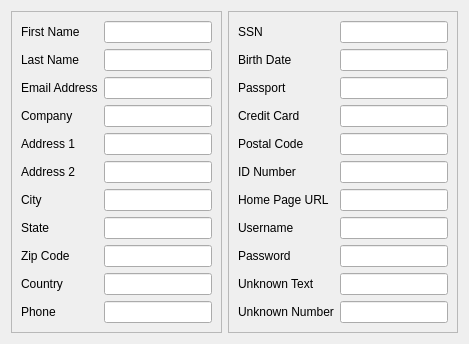
              <widget class="QWidget" name="tabDataBankFormFillValues">
               <attribute name="title">
                <string>Fill Values</string>
               </attribute>
               <layout class="QGridLayout" name="gridLayout">
                <item row="0" column="0">
                 <widget class="QFrame" name="frame_8">
                  <property name="frameShape">
                   <enum>QFrame::StyledPanel</enum>
                  </property>
                  <property name="frameShadow">
                   <enum>QFrame::Raised</enum>
                  </property>
                  <layout class="QFormLayout" name="formLayout_4">
                   <item row="0" column="0">
                    <widget class="QLabel" name="label_21">
                     <property name="text">
                      <string>First Name</string>
                     </property>
                    </widget>
                   </item>
                   <item row="0" column="1">
                    <widget class="QLineEdit" name="formFillFirstNameEdit"/>
                   </item>
                   <item row="1" column="0">
                    <widget class="QLabel" name="label_22">
                     <property name="text">
                      <string>Last Name</string>
                     </property>
                    </widget>
                   </item>
                   <item row="1" column="1">
                    <widget class="QLineEdit" name="formFillLastNameEdit"/>
                   </item>
                   <item row="2" column="0">
                    <widget class="QLabel" name="label_23">
                     <property name="text">
                      <string>Email Address</string>
                     </property>
                    </widget>
                   </item>
                   <item row="2" column="1">
                    <widget class="QLineEdit" name="formFillEmailAddressEdit"/>
                   </item>
                   <item row="3" column="0">
                    <widget class="QLabel" name="label_24">
                     <property name="text">
                      <string>Company</string>
                     </property>
                    </widget>
                   </item>
                   <item row="3" column="1">
                    <widget class="QLineEdit" name="formFillCompanyEdit"/>
                   </item>
                   <item row="4" column="0">
                    <widget class="QLabel" name="label_25">
                     <property name="text">
                      <string>Address 1</string>
                     </property>
                    </widget>
                   </item>
                   <item row="4" column="1">
                    <widget class="QLineEdit" name="formFillAddress1Edit"/>
                   </item>
                   <item row="5" column="0">
                    <widget class="QLabel" name="label_26">
                     <property name="text">
                      <string>Address 2</string>
                     </property>
                    </widget>
                   </item>
                   <item row="5" column="1">
                    <widget class="QLineEdit" name="formFillAddress2Edit"/>
                   </item>
                   <item row="6" column="0">
                    <widget class="QLabel" name="label_27">
                     <property name="text">
                      <string>City</string>
                     </property>
                    </widget>
                   </item>
                   <item row="6" column="1">
                    <widget class="QLineEdit" name="formFillCityEdit"/>
                   </item>
                   <item row="7" column="0">
                    <widget class="QLabel" name="label_28">
                     <property name="text">
                      <string>State</string>
                     </property>
                    </widget>
                   </item>
                   <item row="7" column="1">
                    <widget class="QLineEdit" name="formFillStateEdit"/>
                   </item>
                   <item row="8" column="0">
                    <widget class="QLabel" name="label_29">
                     <property name="text">
                      <string>Zip Code</string>
                     </property>
                    </widget>
                   </item>
                   <item row="8" column="1">
                    <widget class="QLineEdit" name="formFillZipCodeEdit"/>
                   </item>
                   <item row="9" column="0">
                    <widget class="QLabel" name="label_30">
                     <property name="text">
                      <string>Country</string>
                     </property>
                    </widget>
                   </item>
                   <item row="9" column="1">
                    <widget class="QLineEdit" name="formFillCountryEdit"/>
                   </item>
                   <item row="10" column="0">
                    <widget class="QLabel" name="label_31">
                     <property name="text">
                      <string>Phone</string>
                     </property>
                    </widget>
                   </item>
                   <item row="10" column="1">
                    <widget class="QLineEdit" name="formFillPhoneEdit"/>
                   </item>
                  </layout>
                 </widget>
                </item>
                <item row="0" column="1">
                 <widget class="QFrame" name="frame_9">
                  <property name="frameShape">
                   <enum>QFrame::StyledPanel</enum>
                  </property>
                  <property name="frameShadow">
                   <enum>QFrame::Raised</enum>
                  </property>
                  <layout class="QFormLayout" name="formLayout_5">
                   <item row="0" column="0">
                    <widget class="QLabel" name="label_32">
                     <property name="text">
                      <string>SSN</string>
                     </property>
                    </widget>
                   </item>
                   <item row="0" column="1">
                    <widget class="QLineEdit" name="formFillSSNEdit"/>
                   </item>
                   <item row="1" column="0">
                    <widget class="QLabel" name="label_33">
                     <property name="text">
                      <string>Birth Date</string>
                     </property>
                    </widget>
                   </item>
                   <item row="1" column="1">
                    <widget class="QLineEdit" name="formFillBirthDateEdit"/>
                   </item>
                   <item row="2" column="0">
                    <widget class="QLabel" name="label_34">
                     <property name="text">
                      <string>Passport</string>
                     </property>
                    </widget>
                   </item>
                   <item row="2" column="1">
                    <widget class="QLineEdit" name="formFillPassportEdit"/>
                   </item>
                   <item row="3" column="0">
                    <widget class="QLabel" name="label_35">
                     <property name="text">
                      <string>Credit Card</string>
                     </property>
                    </widget>
                   </item>
                   <item row="3" column="1">
                    <widget class="QLineEdit" name="formFillCreditCardEdit"/>
                   </item>
                   <item row="4" column="0">
                    <widget class="QLabel" name="label_36">
                     <property name="text">
                      <string>Postal Code</string>
                     </property>
                    </widget>
                   </item>
                   <item row="4" column="1">
                    <widget class="QLineEdit" name="formFillPostalCodeEdit"/>
                   </item>
                   <item row="5" column="0">
                    <widget class="QLabel" name="label_37">
                     <property name="text">
                      <string>ID Number</string>
                     </property>
                    </widget>
                   </item>
                   <item row="5" column="1">
                    <widget class="QLineEdit" name="formFillIDNumberEdit"/>
                   </item>
                   <item row="6" column="0">
                    <widget class="QLabel" name="label_38">
                     <property name="text">
                      <string>Home Page URL</string>
                     </property>
                    </widget>
                   </item>
                   <item row="6" column="1">
                    <widget class="QLineEdit" name="formFillHomePageUrlEdit"/>
                   </item>
                   <item row="7" column="0">
                    <widget class="QLabel" name="label_39">
                     <property name="text">
                      <string>Username</string>
                     </property>
                    </widget>
                   </item>
                   <item row="7" column="1">
                    <widget class="QLineEdit" name="formFillUsernameEdit"/>
                   </item>
                   <item row="8" column="0">
                    <widget class="QLabel" name="label_40">
                     <property name="text">
                      <string>Password</string>
                     </property>
                    </widget>
                   </item>
                   <item row="8" column="1">
                    <widget class="QLineEdit" name="formFillPasswordEdit"/>
                   </item>
                   <item row="9" column="0">
                    <widget class="QLabel" name="label_41">
                     <property name="text">
                      <string>Unknown Text</string>
                     </property>
                    </widget>
                   </item>
                   <item row="9" column="1">
                    <widget class="QLineEdit" name="formFillUnknownTextEdit"/>
                   </item>
                   <item row="10" column="0">
                    <widget class="QLabel" name="label_42">
                     <property name="text">
                      <string>Unknown Number</string>
                     </property>
                    </widget>
                   </item>
                   <item row="10" column="1">
                    <widget class="QLineEdit" name="formFillUnknownNumberEdit"/>
                   </item>
                  </layout>
                 </widget>
                </item>
               </layout>
              </widget>
